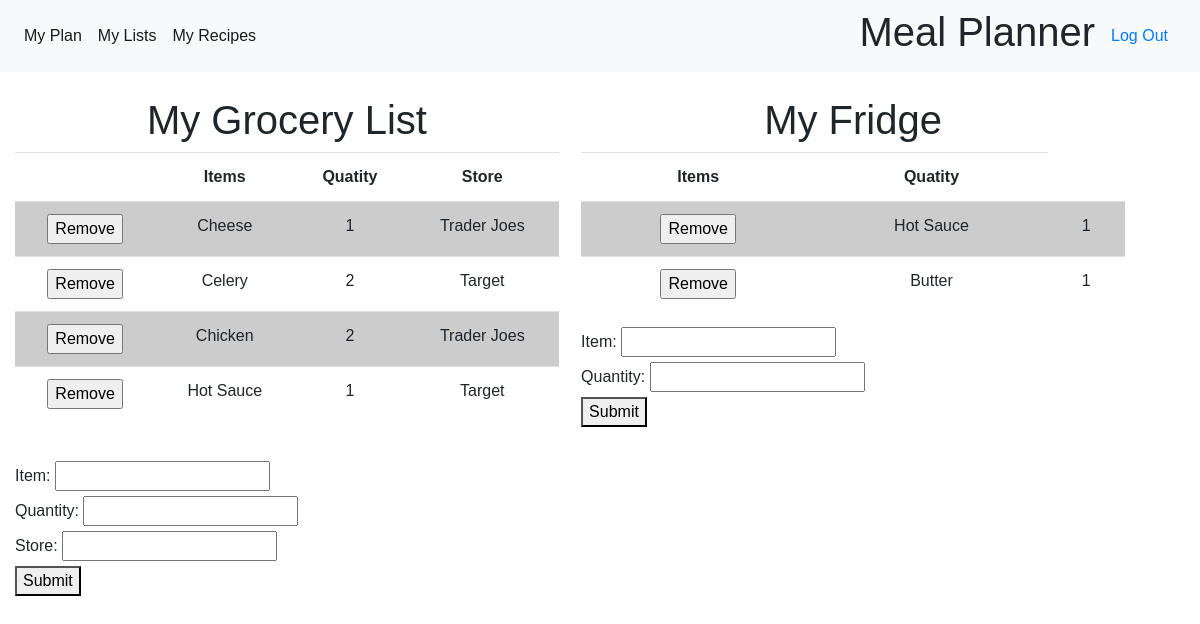
The page /mylists on the database its author committed.
### app/models.py (models this page shows, shortened)
class myGroceryList(db.Model):
    __tablename__ = 'myGroceryList'
    id = db.Column(db.Integer, primary_key=True)
    ingredient = db.Column(db.Text, nullable=False)
    qty = db.Column(db.Text, nullable=False)
    store = db.Column(db.Text)
    userID = db.Column(db.Integer, db.ForeignKey('User.id'), nullable=False)

class myFridge(db.Model):
    __tablename__ = 'myFridge'
    ingredientID = db.Column(db.Integer, primary_key=True, nullable=False, unique=False)
    ingredient = db.Column(db.Text, nullable=False)
    qty = db.Column(db.Text, nullable=False)
    userID = db.Column(db.Integer, db.ForeignKey('User.id'), nullable=False)

### app/routes.py (the view, shortened to what this page needs)
@app.route('/mylists', methods=['GET', 'POST'])
def mylists():
    headings = (" ", "Items", "Quatity", "Store")
    headings2 = ("Items", "Quatity")
    data = db.session.query(myGroceryList.ingredient, myGroceryList.qty, myGroceryList.store).all() #add more rows
    data2 = db.session.query(myFridge.ingredient, myFridge.qty).all()
    return render_template('mylists.html', headings=headings, headings2=headings2, data=data, data2=data2)

### app/templates/mylists.html (shortened to what this page needs)
{% extends "layout.html" %}
{% block body %}
<div class='container'>
  <div class='floatLeft'>
    <h1>My Grocery List</h1>
    <table class='table'>
      <tr class='table_header' >
        {% for header in headings %}
        <th> {{header}}</th>
        {% endfor %}
      </tr>
        {% for row in data %}
        <tr class= 'table_row'>
          <td class='remove'>
            <form method='POST' action="{{ url_for('remove_gl') }}">
              <input type='Submit' value='Remove'/>
            </form>
          </td>
          {% for cell in row %}
          <td class = 'table_cell'>{{cell}}</td>
          {% endfor %}
        </tr>
        {% endfor %}
    </table><br>
    <form method='POST' action= '/mylists'>
      <label>Item: </label>
      <input type='text' name='item'><br>
      <label>Quantity: </label>
      <input type='text' name='qty'><br>
      <label>Store: </label>
      <input type='text' name='store'><br>
      <button type='submit' name='grocery' value='Submit'>Submit</button>
    </form><br>
  </div>
  <div class='floatRight'>
    <h1>My Fridge</h1>
    <table class='table'>
      <tr class='table_header' >
        {% for header in headings2 %}
        <th> {{header}}</th>
        {% endfor %}
      </tr>
        {% for row in data2 %}
          <tr class= 'table_row'>
            <td class='remove'>
              <form method='POST' action="{{ url_for('remove_fr') }}">
                <input type='Submit' value='Remove'/>
              </form>
            </td>
            {% for cell in row %}
            <td class = 'table_row'>{{cell}}</td>
          {% endfor %}
        </tr>
        {% endfor %}
    </table>
    <form method='POST' action= '/mylists'>
      <label>Item: </label>
      <input type='text' name='item'><br>
      <label>Quantity: </label>
      <input type='text' name='qty'><br>
      <button type='submit' name='fridge' value='Submit'>Submit</button>
    </form>
  </div>
</div>
<br><br><br>
{% endblock %}

### app/templates/layout.html (shortened to what this page needs)
<!DOCTYPE html>
<html lang='en'>
<head>
  <link rel="stylesheet" href="//netdna.bootstrapcdn.com/bootstrap/4.0.0/css/bootstrap.min.css">
  <link rel="stylesheet" type='text/css' href="/app/css/main.css">
</head>
<body>
  <header>
    <nav class="navbar navbar-expand-lg navbar-light bg-light">
      <div class="collapse navbar-collapse" id="navbarSupportedContent">
        <ul class="navbar-nav mr-auto">
          <li class="nav-item active">
            <a class="nav-link active" href="/mealplanner">My Plan</a>
          </li>
          <li class="nav-item">
            <a class="nav-link active" href="/mylists">My Lists</a>
          </li>
          <li class="nav-item">
            <a class="nav-link active" href="/myrecipes">My Recipes</a>
          </li>
        </ul>
        <h1>Meal Planner</h1>
        <a class="nav-link active" href="/">Log Out</a>
    </nav>
  </header>
  <div>
    <br>
    {% block body %}
    {% endblock %}
</div>
</body>
</html>

### app/css/main.css (style rules this page uses)
body { font-family: 'Trebuchet MS', 'Lucida Sans Unicode', 'Lucida Grande', 'Lucida Sans', Arial, sans-serif; }
h1 { font-family: 'Trebuchet MS', 'Lucida Sans Unicode', 'Lucida Grande', 'Lucida Sans', Arial, sans-serif; text-align: center; }
table { position: relative; text-align: center; }
.floatLeft { position: relative; float: left; width: 49%; padding: 0px; }
.floatRight { position: relative; float: right; width: 49%; padding: 0px; }
form { position: static; display: block; }
.container { display: inline-block; vertical-align: middle; }
tr:nth-child(even) { background: #CCC }
tr:nth-child(odd) { background: #FFF }

### rows shown on the page
myGroceryList: ingredient "Cheese", row "1", store "Trader Joes"
myGroceryList: ingredient "Celery", row "2", store "Target"
myGroceryList: ingredient "Chicken", row "2", store "Trader Joes"
myGroceryList: ingredient "Hot Sauce", row "1", store "Target"
myFridge: ingredient "Hot Sauce", row "1"
myFridge: ingredient "Butter", row "1"

### other values the page prints
{{ header }} "Items" "Quatity" "Store"
{{ header }} "Items" "Quatity"
